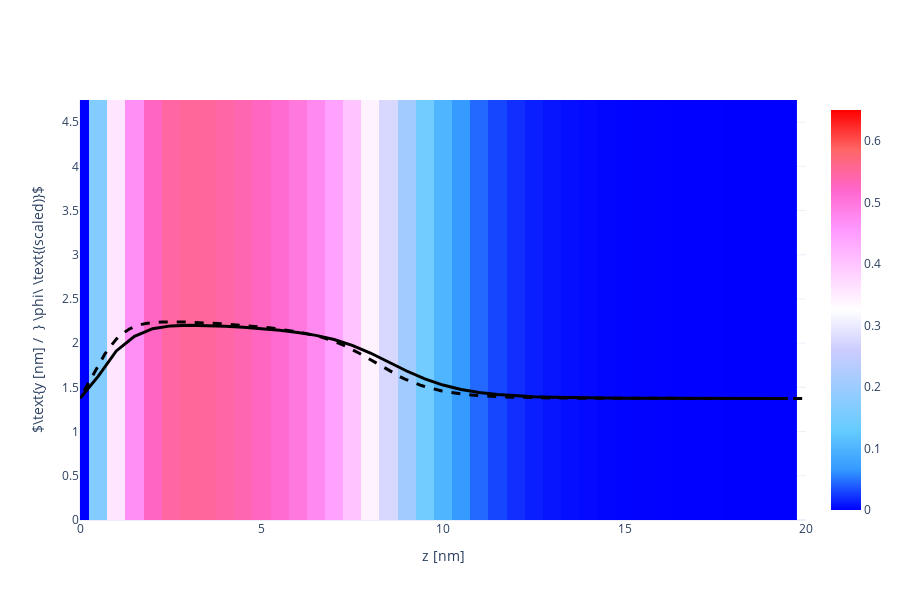

The code cell stored with this chart in its notebook:
### Code cell
X, Y, Z = np.array(phAr.iloc[:,0]), np.array(phAr.iloc[:,1]), np.array(phAr.iloc[:,2])
vol = np.array(phAr.iloc[:,3])

Lz_max = 20
vol = vol[Z < Lz_max]
X = X[Z < Lz_max]
Y = Y[Z < Lz_max]
Z = Z[Z < Lz_max]

Nz_new = int(len(Z)/Nx/Ny)
x = [X[i*Ny*Nz_new] for i in range(Nx)]
y = [Y[j*Nz_new]    for j in range(Ny)]
z = [Z[k]           for k in range(Nz_new)]

xslice = 10
islice = int(xslice*(x[1]-x[0]))
vol = np.array([vol[(islice*Ny+j)*Nz_new+k] for j in range(Ny) for k in range(Nz_new)]).reshape(Ny, Nz_new)

import plotly.graph_objects as go
heatmap = go.Heatmap(
            x=z, y=y, z=vol,
            zmin = 0.0, zmax = 0.65,
            colorscale= 'Picnic'
          )
scatter = go.Scatter(
            x = z,
            y = 1.5*vol[int(Ny/2), :] + max(y)/2-1,
            line = dict(color='black', width=3)
          )

fname = GIT+'ph_a000x075_1D.dat'
df = pd.read_csv(fname, sep="\s+", skiprows=0)
a000x075_1d = pd.DataFrame([df.iloc[:,0], df.iloc[:,1]], index=['z', 'pha']).T

reference = go.Scatter(
                x = a000x075_1d.z,
                y = 1.5*a000x075_1d.pha + max(y)/2-1,
                line = dict(color='black', width=3, dash='dash')
            )

layout = go.Layout( xaxis_range = [0, Lz_max], yaxis_range = [0, y[-1]],
                    yaxis_title = r'$\text{y [nm] /  } \phi\ \text{(scaled)}$', xaxis_title = 'z [nm]',
                    scene_xaxis_showticklabels=True,
                    scene_yaxis_showticklabels=True,
                    scene_zaxis_showticklabels=True,
                    showlegend = False,
                    template='plotly_white', width=900, height=600)
fig = go.Figure(data = [heatmap, scatter, reference], layout = layout)
fig.show()

### Figure 1 — Plotly figure (JSON) as saved in the notebook; plotly's stock layout.template omitted (floating-point values rounded to 4 significant figures; data arrays with more than 128 entries replaced by an {"elided": "..."} marker saying what was removed)
{"data": [{"colorscale": [[0, "rgb(0,0,255)"], [0.1, "rgb(51,153,255)"], [0.2, "rgb(102,204,255)"], [0.3, "rgb(153,204,255)"], [0.4, "rgb(204,204,255)"], [0.5, "rgb(255,255,255)"], [0.6, "rgb(255,204,255)"], [0.7, "rgb(255,153,255)"], [0.8, "rgb(255,102,204)"], [0.9, "rgb(255,102,102)"], [1, "rgb(255,0,0)"]], "type": "heatmap", "x": [0, 0.5, 1, 1.5, 2, 2.5, 3, 3.5, 4, 4.5, 5, 5.5, 6, 6.5, 7, 7.5, 8, 8.5, 9, 9.5, 10, 10.5, 11, 11.5, 12, 12.5, 13, 13.5, 14, 14.5, 15, 15.5, 16, 16.5, 17, 17.5, 18, 18.5, 19, 19.5], "y": [0, 0.25, 0.5, 0.75, 1, 1.25, 1.5, 1.75, 2, 2.25, 2.5, 2.75, 3, 3.25, 3.5, 3.75, 4, 4.25, 4.5, 4.75], "z": {"elided": "20x40 float values"}, "zmax": 0.65, "zmin": 0}, {"line": {"color": "black", "width": 3}, "type": "scatter", "x": [0, 0.5, 1, 1.5, 2, 2.5, 3, 3.5, 4, 4.5, 5, 5.5, 6, 6.5, 7, 7.5, 8, 8.5, 9, 9.5, 10, 10.5, 11, 11.5, 12, 12.5, 13, 13.5, 14, 14.5, 15, 15.5, 16, 16.5, 17, 17.5, 18, 18.5, 19, 19.5], "y": [1.375, 1.624, 1.912, 2.077, 2.164, 2.195, 2.203, 2.2, 2.192, 2.181, 2.165, 2.146, 2.122, 2.088, 2.041, 1.975, 1.888, 1.787, 1.685, 1.596, 1.526, 1.476, 1.442, 1.42, 1.405, 1.395, 1.388, 1.384, 1.381, 1.379, 1.378, 1.377, 1.376, 1.376, 1.376, 1.375, 1.375, 1.375, 1.375, 1.375]}, {"line": {"color": "black", "dash": "dash", "width": 3}, "type": "scatter", "x": {"elided": "440 float values"}, "y": {"elided": "440 float values"}}], "layout": {"height": 600, "scene": {"xaxis": {"showticklabels": true}, "yaxis": {"showticklabels": true}, "zaxis": {"showticklabels": true}}, "showlegend": false, "width": 900, "xaxis": {"range": [0, 20], "title": {"text": "z [nm]"}, "type": "linear"}, "yaxis": {"range": [0, 4.75], "title": {"text": "$\\text{y [nm] /  } \\phi\\ \\text{(scaled)}$"}, "type": "linear"}}}
